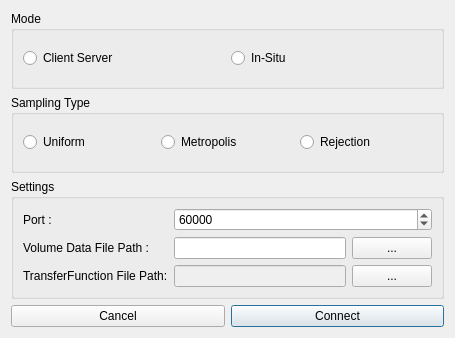
<?xml version="1.0" encoding="UTF-8"?>
<ui version="4.0">
 <class>Connect</class>
 <widget class="QDialog" name="Connect">
  <property name="geometry">
   <rect>
    <x>0</x>
    <y>0</y>
    <width>455</width>
    <height>338</height>
   </rect>
  </property>
  <property name="windowTitle">
   <string>Connect to server</string>
  </property>
  <layout class="QGridLayout" name="gridLayout">
   <item row="1" column="0" colspan="2">
    <widget class="QGroupBox" name="samplingGBox">
     <property name="title">
      <string>Sampling Type</string>
     </property>
     <layout class="QGridLayout" name="gridLayout_4">
      <item row="0" column="0">
       <widget class="QRadioButton" name="uniformRBtn">
        <property name="enabled">
         <bool>true</bool>
        </property>
        <property name="text">
         <string>Uniform</string>
        </property>
       </widget>
      </item>
      <item row="0" column="1">
       <widget class="QRadioButton" name="metropolisRBtn">
        <property name="text">
         <string>Metropolis</string>
        </property>
       </widget>
      </item>
      <item row="0" column="2">
       <widget class="QRadioButton" name="rejectionRBtn">
        <property name="text">
         <string>Rejection</string>
        </property>
       </widget>
      </item>
     </layout>
    </widget>
   </item>
   <item row="3" column="1">
    <widget class="QPushButton" name="connectPBtn">
     <property name="text">
      <string>Connect</string>
     </property>
    </widget>
   </item>
   <item row="0" column="0" colspan="2">
    <widget class="QGroupBox" name="modeGBox">
     <property name="title">
      <string>Mode</string>
     </property>
     <layout class="QGridLayout" name="gridLayout_2">
      <item row="0" column="0">
       <widget class="QRadioButton" name="clientServerRBtn">
        <property name="text">
         <string>Client Server</string>
        </property>
       </widget>
      </item>
      <item row="0" column="1">
       <widget class="QRadioButton" name="inSituRBtn">
        <property name="enabled">
         <bool>true</bool>
        </property>
        <property name="text">
         <string>In-Situ</string>
        </property>
       </widget>
      </item>
     </layout>
    </widget>
   </item>
   <item row="2" column="0" colspan="2">
    <widget class="QGroupBox" name="settingsGBox">
     <property name="title">
      <string>Settings</string>
     </property>
     <layout class="QGridLayout" name="gridLayout_3">
      <item row="1" column="0">
       <widget class="QLabel" name="portLbl">
        <property name="text">
         <string>Port :</string>
        </property>
       </widget>
      </item>
      <item row="3" column="2">
       <widget class="QPushButton" name="transferFunctionFilePathBrowsePBtn">
        <property name="text">
         <string>...</string>
        </property>
       </widget>
      </item>
      <item row="2" column="2">
       <widget class="QPushButton" name="volumeDataFilePathBrowsePBtn">
        <property name="text">
         <string>...</string>
        </property>
       </widget>
      </item>
      <item row="3" column="1">
       <widget class="QLineEdit" name="transferFunctionFilePathLEdit">
        <property name="enabled">
         <bool>false</bool>
        </property>
        <property name="text">
         <string/>
        </property>
       </widget>
      </item>
      <item row="2" column="1">
       <widget class="QLineEdit" name="volumeDataFilePathLEdit">
        <property name="enabled">
         <bool>true</bool>
        </property>
        <property name="text">
         <string/>
        </property>
       </widget>
      </item>
      <item row="3" column="0">
       <widget class="QLabel" name="transferFunctionFilePathLbl">
        <property name="text">
         <string>TransferFunction File Path:</string>
        </property>
       </widget>
      </item>
      <item row="1" column="1" colspan="2">
       <widget class="QSpinBox" name="portSBox">
        <property name="minimum">
         <number>49152</number>
        </property>
        <property name="maximum">
         <number>65535</number>
        </property>
        <property name="value">
         <number>60000</number>
        </property>
       </widget>
      </item>
      <item row="2" column="0">
       <widget class="QLabel" name="volumeDataFilePathLbl">
        <property name="text">
         <string>Volume Data File Path :</string>
        </property>
       </widget>
      </item>
     </layout>
    </widget>
   </item>
   <item row="3" column="0">
    <widget class="QPushButton" name="cancelPBtn">
     <property name="text">
      <string>Cancel</string>
     </property>
    </widget>
   </item>
  </layout>
 </widget>
 <resources/>
 <connections/>
</ui>
